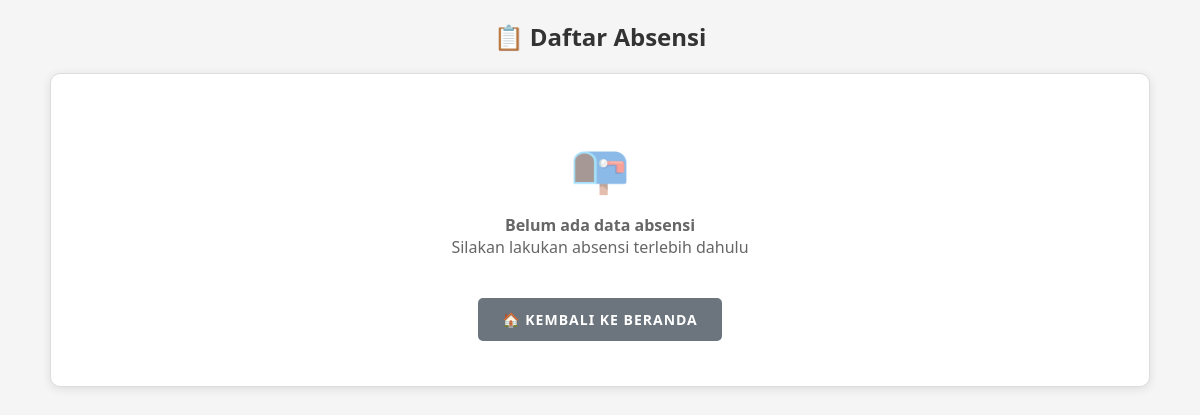
Before: /absensi with the older database file.
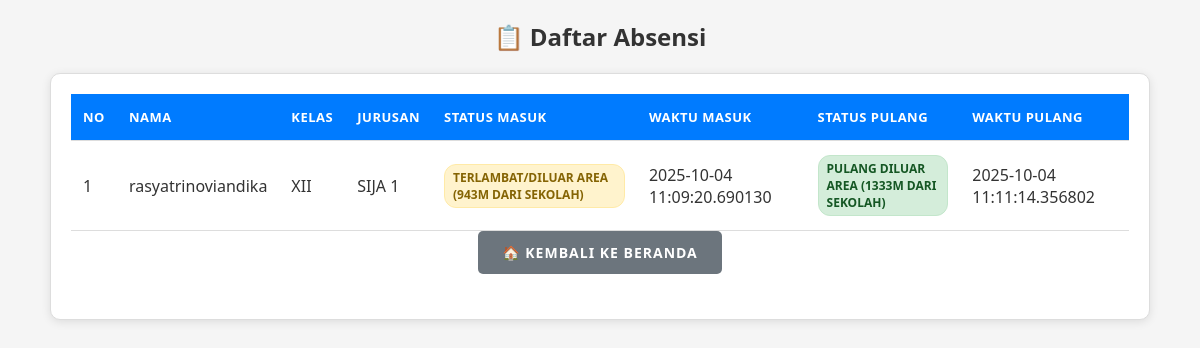
After: the same page with the newer database file.
### tables this page shows
CREATE TABLE absensi (
            id INTEGER PRIMARY KEY AUTOINCREMENT,
            siswa_id INTEGER,
            nama TEXT NOT NULL,
            kelas TEXT NOT NULL,
            jurusan TEXT NOT NULL,
            latitude REAL,
            longitude REAL,
            status TEXT NOT NULL,
            waktu TIMESTAMP DEFAULT CURRENT_TIMESTAMP
        , waktu_pulang TIMESTAMP, status_pulang TEXT, latitude_pulang REAL, longitude_pulang REAL);

### app.py (the view)
@app.route("/absensi")
def absensi_user():
    conn = sqlite3.connect(DB_NAME)
    cur = conn.cursor()
    cur.execute("PRAGMA table_info(absensi)")
    columns = [col[1] for col in cur.fetchall()]
    if 'status_pulang' in columns:
        cur.execute("""
            SELECT nama, kelas, jurusan, status, waktu,
                   status_pulang, waktu_pulang
            FROM absensi
            ORDER BY waktu DESC
        """)
    else:
        cur.execute("""
            SELECT nama, kelas, jurusan, status, waktu,
                   NULL as status_pulang, NULL as waktu_pulang
            FROM absensi
            ORDER BY waktu DESC
        """)
    absensi = cur.fetchall()
    conn.close()
    return render_template("user/absensi.html", absensi=absensi)

### templates/user/absensi.html (shortened to what this page needs)
<!DOCTYPE html>
<html lang="id">
<head>
</head>
<body>
<div class="container">
    <h2>📋 Daftar Absensi</h2>
    <div class="table-container">
        {% if absensi %}
        <table>
    <thead>
        <tr>
            <th>No</th>
            <th>Nama</th>
            <th>Kelas</th>
            <th>Jurusan</th>
            <th>Status Masuk</th>
            <th>Waktu Masuk</th>
            <th>Status Pulang</th>
            <th>Waktu Pulang</th>
        </tr>
    </thead>
    <tbody>
        {% for a in absensi %}
        <tr>
            <td data-label="No">{{ loop.index }}</td>
            <td data-label="Nama">{{ a[0] }}</td>
            <td data-label="Kelas">{{ a[1] }}</td>
            <td data-label="Jurusan">{{ a[2] }}</td>
            <td data-label="Status Masuk">
                {% if "HADIR" in a[3] %}
                    <span class="status-badge status-hadir">{{ a[3] }}</span>
                {% elif "TERLAMBAT" in a[3] or "DILUAR AREA" in a[3] %}
                    <span class="status-badge status-terlambat">{{ a[3] }}</span>
                {% else %}
                    <span class="status-badge status-alpha">{{ a[3] }}</span>
                {% endif %}
            </td>
            <td data-label="Waktu Masuk">{{ a[4] }}</td>
            <td data-label="Status Pulang">
                {% if a[5] %}
                    <span class="status-badge status-hadir">{{ a[5] }}</span>
                {% else %}
                    <span style="color:#999;">Belum Pulang</span>
                {% endif %}
            </td>
            <td data-label="Waktu Pulang">
                {% if a[6] %}
                    {{ a[6] }}
                {% else %}
                    <span style="color:#999;">-</span>
                {% endif %}
            </td>
        </tr>
        {% endfor %}
    </tbody>
</table>
        {% else %}
        <div class="no-data">
            <div class="no-data-icon">📭</div>
            <p><strong>Belum ada data absensi</strong></p>
            <p>Silakan lakukan absensi terlebih dahulu</p>
        </div>
        {% endif %}
         <div class="button-group">
        <a href="{{ url_for('index') }}" class="button secondary">🏠 Kembali ke Beranda</a>
    </div>
    </div>
</div>
</body>
</html>

### templates/user/absensi.html (style rules this page uses)
* { margin: 0; padding: 0; box-sizing: border-box; font-family: 'Segoe UI', Tahoma, Geneva, Verdana, sans-serif; }
body { background: #f5f5f5; color: #333; padding: 20px; margin: 0; min-height: 100vh; }
h2 { text-align: center; margin-bottom: 20px; color: #333; font-weight: 600; }
.container { max-width: 1100px; margin: 0 auto; }
.button-group { display: flex; gap: 15px; margin-bottom: 25px; flex-wrap: wrap; justify-content: center; }
a.button { display: inline-block; padding: 12px 24px; background: #007bff; color: white; text-decoration: none; border-radius: 5px; font-weight: 600; transition: all 0.3s ease; text-transform: uppercase; letter-spacing: 1px; font-size: 14px; }
a.button.secondary { background: #6c757d; }
.table-container { background: #fff; padding: 20px; border-radius: 10px; box-shadow: 0 2px 10px rgba(0,0,0,0.1); border: 1px solid #ddd; overflow-x: auto; }
table { width: 100%; border-collapse: collapse; min-width: 700px; }
th, td { padding: 14px 12px; border-bottom: 1px solid #ddd; text-align: left; }
th { background: #007bff; color: white; text-transform: uppercase; letter-spacing: 0.5px; font-size: 13px; font-weight: 600; }
.status-badge { display: inline-block; padding: 4px 8px; border-radius: 12px; font-size: 12px; font-weight: 600; text-transform: uppercase; }
.status-hadir { background: #d4edda; color: #155724; border: 1px solid #c3e6cb; }
.status-terlambat { background: #fff3cd; color: #856404; border: 1px solid #ffeaa7; }
html { scroll-behavior: smooth; }

Changed rows visible on the page:
added absensi: nama "rasyatrinoviandika", kelas "XII", jurusan "SIJA 1", status "TERLAMBAT/DILUAR AREA (943M DARI SEKOLAH)", waktu "2025-10-04 11:09:20.690130", status_pulang "PULANG DILUAR AREA (1333M DARI SEKOLAH)", waktu_pulang "2025-10-04 11:11:14.356802"
Other visible differences:
text no longer shown: "📭 Belum ada data absensi Silakan lakukan absensi terlebih dahulu"
text now shown: "NO NAMA KELAS JURUSAN STATUS MASUK WAKTU MASUK STATUS PULANG WAKTU PULANG"
